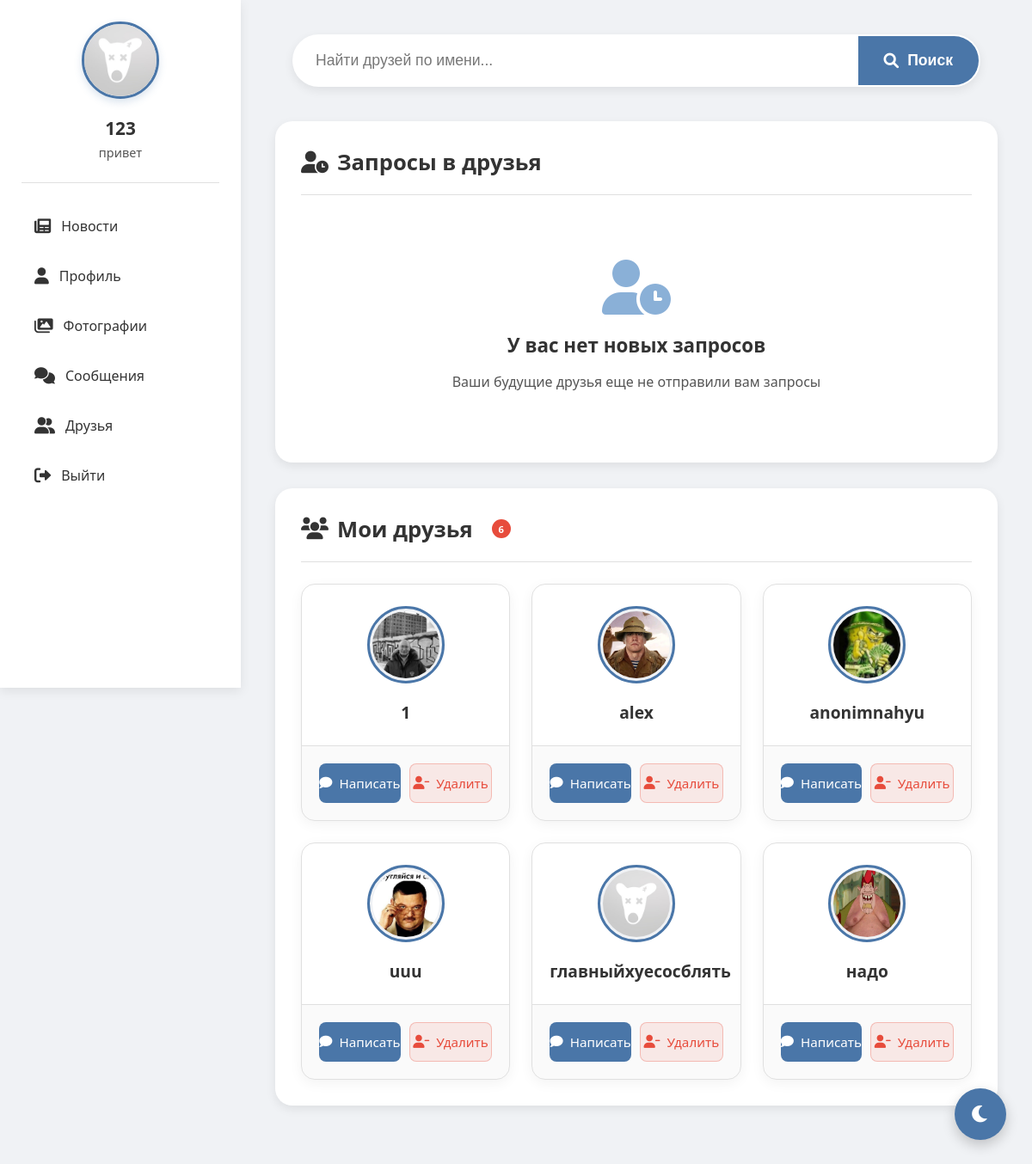
Page /friends (signed in) on the committed database.
### tables this page shows
CREATE TABLE users (
                id INTEGER PRIMARY KEY AUTOINCREMENT,
                username TEXT UNIQUE NOT NULL,
                password TEXT NOT NULL,
                email TEXT,
                bio TEXT,
                avatar TEXT, role TEXT DEFAULT 'user' CHECK(role IN ('admin', 'moderator', 'user')), is_online BOOLEAN DEFAULT FALSE, last_seen DATETIME, banner TEXT, is_blocked BOOLEAN DEFAULT 0, block_reason TEXT);

### routes/friends.py (the view)
@bp.route('/friends', methods=['GET'])
def friends():
    if 'user_id' not in session:
        return redirect(url_for('auth.index'))
    user_id = session['user_id']
    conn = get_db()
    c = conn.cursor()
    c.execute("SELECT * FROM users WHERE id = ?", (user_id,))
    user = c.fetchone()
    c.execute('''SELECT users.id, users.username, users.avatar
                FROM friends
                JOIN users ON friends.user_id = users.id
                WHERE friends.friend_id = ? AND friends.status = 'pending' ''', (user_id,))
    requests = c.fetchall()
    c.execute('''SELECT users.id, users.username, users.avatar
                FROM friends
                JOIN users ON friends.friend_id = users.id
                WHERE friends.user_id = ? AND friends.status = 'accepted'
                UNION
                SELECT users.id, users.username, users.avatar
                FROM friends
                JOIN users ON friends.user_id = users.id
                WHERE friends.friend_id = ? AND friends.status = 'accepted'
                ORDER BY username''', (user_id, user_id))
    friends_list = c.fetchall()
    search_query = request.args.get('search', '')
    search_results = []
    if search_query:
        c.execute("SELECT id, username, avatar FROM users WHERE username LIKE ? AND id != ?",
                 (f'%{search_query}%', user_id))
        search_results = c.fetchall()
    conn.close()
    return render_template('friends.html',
                         user=user,
                         requests=requests,
                         friends=friends_list,
                         search_results=search_results,
                         search_query=search_query)

### app.py (called while the page is built)
@app.before_request
def enforce_account_block():
    try:
        if request.path.startswith('/static') or request.path.startswith('/socket.io'):
            return None
        if request.endpoint in {'auth.blocked', 'auth.index', 'static.static_files'}:
            return None
        if 'user_id' not in session:
            return None
        from models import get_db
        conn = get_db()
        c = conn.cursor()
        c.execute('SELECT is_blocked, block_reason FROM users WHERE id = ?', (session['user_id'],))
        row = c.fetchone()
        conn.close()
        if row and row['is_blocked']:
            reason = row['block_reason'] or 'Профиль заблокирован администратором'
            return render_template('blocked.html', reason=reason)
    except Exception:
        return None

### models.py (called while the page is built)
def get_db():
    conn = sqlite3.connect('social_network.db')
    conn.row_factory = sqlite3.Row
    return conn

### templates/friends.html (shortened to what this page needs)
<!DOCTYPE html>
<html lang="ru">
<head>
    <link href="https://cdnjs.cloudflare.com/ajax/libs/font-awesome/6.0.0/css/all.min.css" rel="stylesheet">
</head>
<body>
    <div class="sidebar">
        <div class="profile-card">
            <img src="{% if user[5] %}{{ url_for('static', filename='uploads/' + user[5]) }}{% else %}{{ url_for('static', filename='uploads/default_avatar.png') }}{% endif %}"
                 alt="Avatar"
                 onerror="this.onerror=null; this.src='{{ url_for('static', filename='uploads/default_avatar.png') }}'">
            <h3>{{ user[1] }}</h3>
            <p>{{ user[4] or 'Статус не указан' }}</p>
        </div>
        <div class="nav">
                <a href="{{ url_for('feed.feed') }}">
                    <i class="fas fa-newspaper"></i> Новости
                </a>
                <a href="{{ url_for('profile.profile') }}">
                    <i class="fas fa-user"></i> Профиль
                </a>
                <a href="{{ url_for('gallery.gallery') }}">
                    <i class="fas fa-images"></i> Фотографии
                </a>
                <a href="{{ url_for('messages.messages') }}" {% if active_page == 'messages' %}class="active"{% endif %}>
                    <i class="fas fa-comments"></i> Сообщения
                </a>
                <a href="{{ url_for('friends.friends') }}" {% if active_page == 'friends' %}class="active"{% endif %}>
                    <i class="fas fa-user-friends"></i> Друзья
                </a>
                <a href="{{ url_for('static.logout') }}">
                    <i class="fas fa-sign-out-alt"></i> Выйти
                </a>
            </div>
    </div>
    <div class="content">
        <div class="search-container">
            <form method="GET" action="{{ url_for('friends.friends') }}">
                <div class="search-wrapper">
                    <input type="text" name="search" placeholder="Найти друзей по имени..." value="{{ search_query }}">
                    <button type="submit">
                        <i class="fas fa-search"></i> <span>Поиск</span>
                    </button>
                </div>
            </form>
        </div>
        <div class="section">
            <div class="section-title">
                <h2><i class="fas fa-user-clock"></i> Запросы в друзья {% if requests %}<span class="badge">{{ requests|length }}</span>{% endif %}</h2>
            </div>
            {% if requests %}
            <div class="friends-grid">
                {% for req in requests %}
                <div class="friend-card">
                    <div class="friend-header">
                        <img src="{{ url_for('static', filename='uploads/' + req[2]) if req[2] else url_for('static', filename='uploads/default_avatar.png') }}"
                             class="friend-avatar" alt="{{ req[1] }}"
                             onerror="this.onerror=null; this.src='{{ url_for('static', filename='uploads/default_avatar.png') }}'">
                        <div class="friend-name">{{ req[1] }}</div>
                    </div>
                    <div class="friend-actions">
                        <a href="{{ url_for('friends.accept_friend', friend_id=req[0]) }}" class="btn-accept">
                            <i class="fas fa-check"></i> Принять
                        </a>
                        <a href="{{ url_for('friends.remove_friend', friend_id=req[0]) }}" class="btn-reject">
                            <i class="fas fa-times"></i> Отклонить
                        </a>
                    </div>
                </div>
                {% endfor %}
            </div>
            {% else %}
            <div class="empty-state">
                <i class="fas fa-user-clock"></i>
                <h3>У вас нет новых запросов</h3>
                <p>Ваши будущие друзья еще не отправили вам запросы</p>
            </div>
            {% endif %}
        </div>
        <div class="section">
            <div class="section-title">
                <h2><i class="fas fa-users"></i> Мои друзья {% if friends %}<span class="badge">{{ friends|length }}</span>{% endif %}</h2>
            </div>
            {% if friends %}
            <div class="friends-grid">
                {% for friend in friends %}
                <div class="friend-card">
                    <div class="friend-header">
                        <img src="{{ url_for('static', filename='uploads/' + friend[2]) if friend[2] else url_for('static', filename='uploads/default_avatar.png') }}"
                             class="friend-avatar" alt="{{ friend[1] }}"
                             onerror="this.onerror=null; this.src='{{ url_for('static', filename='uploads/default_avatar.png') }}'">
                        <div class="friend-name">{{ friend[1] }}</div>
                    </div>
                    <div class="friend-actions">
                        <a href="{{ url_for('messages.messages', friend_id=friend[0]) }}" class="btn-message">
                            <i class="fas fa-comment"></i> Написать
                        </a>
                        <a href="{{ url_for('friends.remove_friend', friend_id=friend[0]) }}" class="btn-remove">
                            <i class="fas fa-user-minus"></i> Удалить
                        </a>
                    </div>
                </div>
                {% endfor %}
            </div>
            {% else %}
            <div class="empty-state">
                <i class="fas fa-users"></i>
                <h3>У вас пока нет друзей</h3>
                <p>Найдите новых друзей через поиск!</p>
            </div>
            {% endif %}
        </div>
    </div>
    <button class="theme-toggle" id="themeToggle">
        <i class="fas fa-moon"></i>
    </button>
</body>
</html>

### rows in the picture
users: username "123", bio "привет"
users: avatar (picture), username "1"
users: avatar (picture), username "alex"
users: avatar (picture), username "anonimnahyu"
users: avatar (picture), username "uuu"
users: shows a picture, username "главныйхуесосблять"
users: avatar (picture), username "надо"

### other values in the picture
{{ friends|length }} "6"
